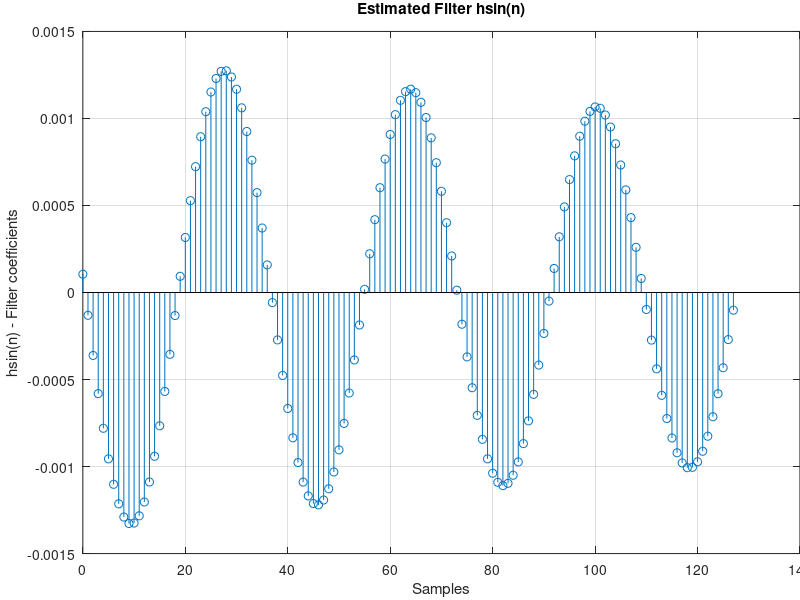
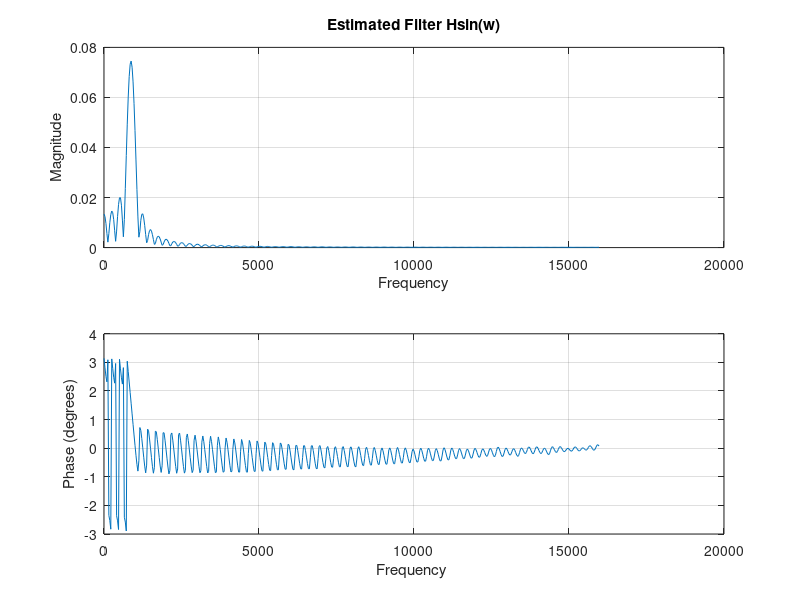
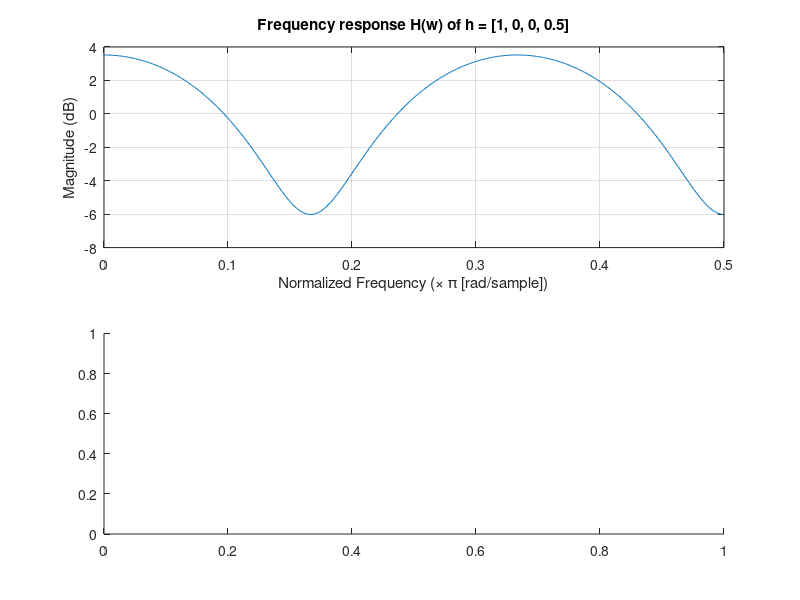

Source code (MATLAB) for these figures, in order: (Note: this script raises an error after producing the figures.)
close all;
clc;
clear all;
if ~ exist(fullfile(pwd,'images'),'dir'), mkdir images; end


%% Question 2

f_s = 16000;    % Hz
% h=hchannel()
h_reversedOrder_BB = [-.00215686;
        -.000338629;
        .00120097;
        .00233086;
        .00270262;
        .00289784;
        .0028333;
        .00286812;
        .00273787;
        .00221602;
        .00166554;
        .000905706;
        .000227661;
        -4.6597e-5;
        -.000596544;
        -.000568773;
        -.000110951;
        -9.91957e-5;
        -.000187978;
        -.000736488;
        -.00217947;
        -.00372665;
        -.00492334;
        -.00610065;
        -.00660802;
        -.00641812;
        -.0061574;
        -.00548766;
        -.00503206;
        -.00540669;
        -.00555536;
        -.00608644;
        -.00666502;
        -.00604582;
        -.00505088;
        -.00338963;
        -.000678661;
        .000914293;
        .00161294;
        .00264155;
        .00400973;
        .00710533;
        .00997449;
        .0110865;
        .011959;
        .013499;
        .01437;
        .0129008;
        .010227;
        .00788016;
        .00873017;
        .0123433;
        .0135395;
        .0121574;
        .00966037;
        .00691991;
        .00526697;
        .0012025;
        -.00553806;
        -.0105394;
        -.0164988;
        -.0224755;
        -.0247927;
        -.0247292;
        -.0204532;
        -.0150302;
        -.0129432;
        -.0103486;
        -.00358191;
        .00752905;
        .0183431;
        .0204146;
        .0135793;
        .00485778;
        -.000937852;
        -.00210526;
        -.000492387;
        .000251571;
        -.00014849;
        -.000428738;
        -.000433988;
        -.000343138;
        -.000346684;
        -.000333834;
        -.000340739;
        -.000324358;
        -.000327119;
        -.000277425;
        -.0003297;
        -.000296873;
        -.000259911;
        -.00021805;
        -.000185247;
        -.000235213;
        -.000177844;
        -.000171518;
        -2.14137e-5;
        2.94701e-6;
        -5.91838e-5;
        -.000181814;
        -.000177899;
        -.000140619;
        -.000127249;
        -.000103027;
        -.00018298;
        -.000306957;
        -.000287806;
        -.000200421;
        -9.53321e-5;
        3.33885e-5;
        -2.61636e-5;
        -5.69531e-5;
        -.000151486;
        -.000284678;
        -.000231088;
        -.000322049;
        -.000361783;
        -.000372629;
        -.000414153;
        -.000349757;
        -.000402473;
        -.000182193;
        -.000214891;
        -.000218312;
        -.000136544;
        -.000153254;
        -1.42141e-5;
        3.05342e-5];

h_reversedOrder_sin = [-.000101825;
        -.0002706;
        -.000432483;
        -.000581641;
        -.000713804;
        -.000825703;
        -.000912136;
        -.000972716;
        -.00100451;
        -.00100674;
        -.000979151;
        -.000920929;
        -.000835916;
        -.000724274;
        -.000590941;
        -.000438835;
        -.000273559;
        -9.76636e-5;
        8.05606e-5;
        .000259738;
        .000430338;
        .000589588;
        .000732544;
        .00085456;
        .000951005;
        .00101963;
        .00105862;
        .00106597;
        .00104047;
        .000984192;
        .000897933;
        .000785204;
        .000648717;
        .000491881;
        .000319937;
        .000138015;
        -4.93673e-5;
        -.0002353;
        -.00041695;
        -.000585361;
        -.000737611;
        -.000868271;
        -.000973475;
        -.00105001;
        -.00109649;
        -.0011096;
        -.00109057;
        -.00103841;
        -.000955804;
        -.000843709;
        -.000705881;
        -.000547106;
        -.000370057;
        -.000182229;
        1.34222e-5;
        .000209881;
        .000400839;
        .000581614;
        .000745731;
        .000888587;
        .00100538;
        .00109278;
        .00114812;
        .00116823;
        .00115412;
        .00110418;
        .00102185;
        .000907855;
        .000766643;
        .000602097;
        .000418388;
        .000222384;
        1.81834e-5;
        -.000186659;
        -.000387597;
        -.000577659;
        -.000752125;
        -.000904216;
        -.00103121;
        -.00112788;
        -.00119231;
        -.00122032;
        -.00121277;
        -.0011686;
        -.00108941;
        -.000977115;
        -.000834919;
        -.000666486;
        -.000476483;
        -.000272371;
        -5.80151e-5;
        .000158565;
        .000370528;
        .000574109;
        .000760168;
        .000925002;
        .00106107;
        .00116777;
        .00123837;
        .00127364;
        .00127067;
        .00122952;
        .00115189;
        .00103879;
        .000894896;
        .00072291;
        .000527563;
        .000316037;
        9.30947e-5;
        -.000132429;
        -.000355356;
        -.000568475;
        -.000765995;
        -.000941122;
        -.00108877;
        -.00120382;
        -.0012832;
        -.00132471;
        -.00132725;
        -.00129008;
        -.00121436;
        -.00110203;
        -.000955938;
        -.000780237;
        -.000581045;
        -.000361686;
        -.000131003;
        .000105105];




h = flipud(h_reversedOrder_sin);
[H,w] = freqz(h,1,512,f_s); %'whole',


figure('Color','white')
stem(0:numel(h)-1, h); grid on;
xlabel 'Samples', ylabel 'hsin(n) - Filter coefficients', title 'Estimated Filter hsin(n)'
set(gca,'LooseInset',get(gca,'TightInset'))
saveas(gcf, fullfile(pwd,'images/','h-coeffs'),'epsc')

figure('Color','white');
subplot(2,1,1);
plot(2*w,(abs(H))); grid on;
xlabel 'Frequency', ylabel 'Magnitude', title 'Estimated Filter Hsin(w)'
subplot(2,1,2)
plot(2*w,(angle(H))); grid on;
xlabel 'Frequency ', ylabel 'Phase (degrees)'
set(gca,'LooseInset',get(gca,'TightInset'))
saveas(gcf, fullfile(pwd,'images/','Hsin'),'epsc')





%% Question 3

f_s = 16000;    % Hz
h = [1 0 0 0.5];
[H,w] = freqz(h,1,512,f_s); %'whole',

figure('Color','white');
subplot(2,1,1);
plot(w/f_s,20*log10(abs(H))); grid on;
xlabel 'Normalized Frequency (\times \pi [rad/sample])', ylabel 'Magnitude (dB)', title 'Frequency response H(w) of h = [1, 0, 0, 0.5]'
subplot(2,1,2)
plot(w/f_s, 180/pi*wrapToPi(phase(H))); grid on;
xlabel 'Normalized Frequency (\times \pi [rad/sample])', ylabel 'Phase (degrees)'
set(gca,'LooseInset',get(gca,'TightInset'))
saveas(gcf, fullfile(pwd,'images/','H-echo'),'epsc')


%% Question 6


f_s = 16000;    % Hz

h = flipud(h_BB_reversedOrder_max);
figure('Color','white')
stem(0:numel(h)-1, h); grid on;
xlabel 'Samples', ylabel 'hBB(n) - Filter coefficients', title 'Estimated Filter hBB(n)'
set(gca,'LooseInset',get(gca,'TightInset'))
saveas(gcf, fullfile(pwd,'images/','h-coeffs-SIN-MAX'),'epsc')

h = flipud(h_reversedOrder_100);
figure('Color','white')
stem(0:numel(h)-1, h); grid on;
xlabel 'Samples', ylabel 'hBB(n) - Filter coefficients', title 'Estimated Filter hBB(n)'
set(gca,'LooseInset',get(gca,'TightInset'))
saveas(gcf, fullfile(pwd,'images/','h-coeffs-SIN-100'),'epsc')

h = flipud(h_reversedOrder_10);
figure('Color','white')
stem(0:numel(h)-1, h); grid on;
xlabel 'Samples', ylabel 'h(n) - Filter coefficients', title 'Estimated Filter h(n)'
set(gca,'LooseInset',get(gca,'TightInset'))
saveas(gcf, fullfile(pwd,'images/','h-coeffs-SIN-10'),'epsc')

[H,w] = freqz(h,1,512,f_s); %'whole',
figure('Color','white');
subplot(2,1,1);
plot(w/f_s,20*log10(abs(H))); grid on;
xlabel 'Normalized Frequency (\times \pi [rad/sample])', ylabel 'Magnitude (dB)', title 'Estimated Filter H(w)'
subplot(2,1,2)
plot(w/f_s, 180/pi*wrapToPi(angle(H))); grid on;
xlabel 'Normalized Frequency (\times \pi [rad/sample])', ylabel 'Phase (degrees)'
set(gca,'LooseInset',get(gca,'TightInset'))
saveas(gcf, fullfile(pwd,'images/','H-SIN-MAX'),'epsc')

%%%%%%%%%%%%

h = flipud(h_BB_reversedOrder_max);
figure('Color','white')
stem(0:numel(h)-1, h); grid on;
xlabel 'Samples', ylabel 'h(n) - Filter coefficients', title 'Estimated Filter h(n)'
set(gca,'LooseInset',get(gca,'TightInset'))
saveas(gcf, fullfile(pwd,'images/','h-coeffs-SIN-MAX-inc'),'epsc')

h = flipud(h_reversedOrder_100_inc);
figure('Color','white')
stem(0:numel(h)-1, h); grid on;
xlabel 'Samples', ylabel 'h(n) - Filter coefficients', title 'Estimated Filter h(n)'
set(gca,'LooseInset',get(gca,'TightInset'))
saveas(gcf, fullfile(pwd,'images/','h-coeffs-SIN-100-inc'),'epsc')

h = flipud(h_reversedOrder_10_inc);
figure('Color','white')
stem(0:numel(h)-1, h); grid on;
xlabel 'Samples', ylabel 'h(n) - Filter coefficients', title 'Estimated Filter h(n)'
set(gca,'LooseInset',get(gca,'TightInset'))
saveas(gcf, fullfile(pwd,'images/','h-coeffs-SIN-10-inc'),'epsc')
